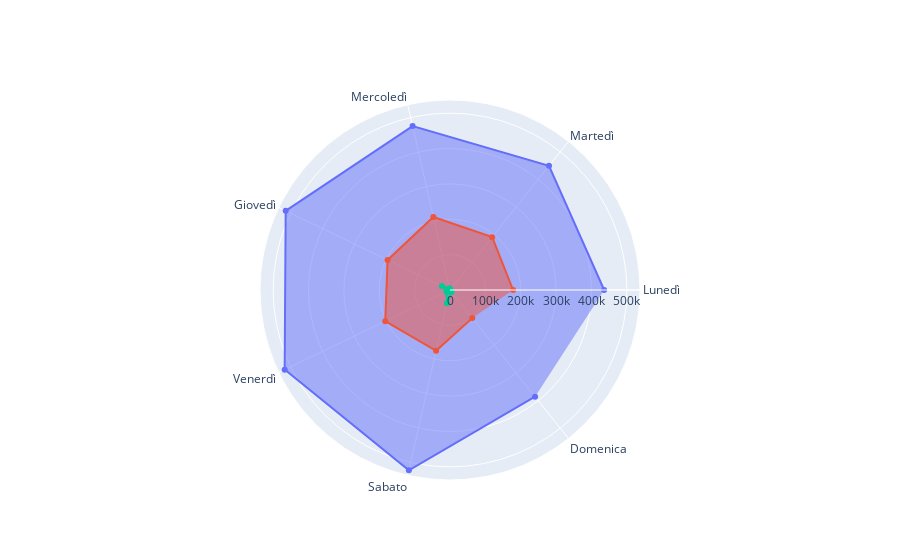

The code cell stored with this chart in its notebook:
### Code cell
categories = ['Lunedì', 'Martedì', 'Mercoledì', 'Giovedì', 'Venerdì', 'Sabato','Domenica']

fig = go.Figure()

fig.add_trace(go.Scatterpolar(
      r=ultima_sett_df['Somministrazioni'].values.tolist(),
      theta=categories,
      fill='toself',
      name='Prima settimana'
))
fig.add_trace(go.Scatterpolar(
      r=mezz_sett_df['Somministrazioni'].values.tolist(),
      theta=categories,
      fill='toself',
      name='Settimana centrale'
))

fig.add_trace(go.Scatterpolar(
    r =prima_sett_df['Somministrazioni'].values.tolist(),
    theta=categories,
    fill='toself',
    name='Ultimi 7 giorni'

))

fig.update_layout(
  polar=dict(
    radialaxis=dict(
      visible=True,
      range=[0, daily_andam.max()]
    )),
  showlegend=False
)

fig.show()

### Figure 1 — Plotly figure (JSON) as saved in the notebook; plotly's stock layout.template omitted (floating-point values rounded to 4 significant figures)
{"data": [{"fill": "toself", "name": "Prima settimana", "r": [435827, 448966, 475256, 515621, 518865, 522700, 385782], "theta": ["Lunedì", "Martedì", "Mercoledì", "Giovedì", "Venerdì", "Sabato", "Domenica"], "type": "scatterpolar"}, {"fill": "toself", "name": "Settimana centrale", "r": [178393, 191139, 211791, 195883, 203194, 176384, 101118], "theta": ["Lunedì", "Martedì", "Mercoledì", "Giovedì", "Venerdì", "Sabato", "Domenica"], "type": "scatterpolar"}, {"fill": "toself", "name": "Ultimi 7 giorni", "r": [1426, 1009, 4728, 25483, 11061, 38526, 7179], "theta": ["Lunedì", "Martedì", "Mercoledì", "Giovedì", "Venerdì", "Sabato", "Domenica"], "type": "scatterpolar"}], "layout": {"polar": {"radialaxis": {"range": [0, 537190], "visible": true}}, "showlegend": false}}
